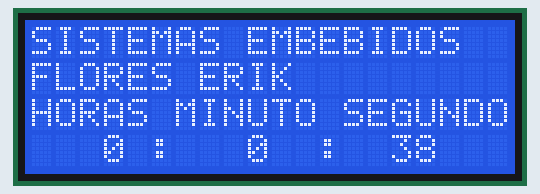
The sketch below on a simulated Arduino Uno, built with avr-gcc and run on an emulated ATmega328P. Parts: 20×4 character LCD.

Above: at 0.68 s.
At 5.68 s:
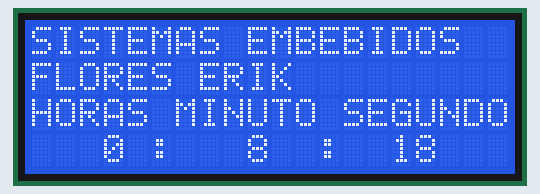
At 10.32 s:
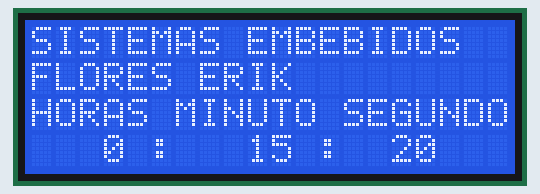
At 20.06 s:
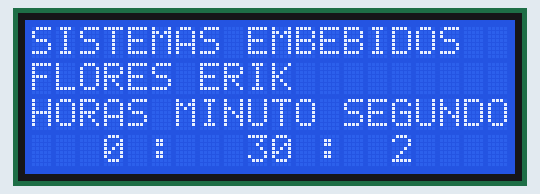
At 29.8 s:
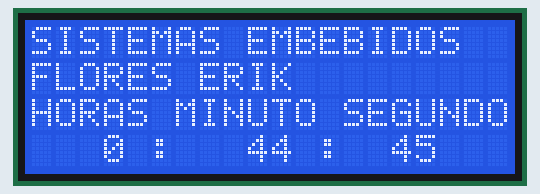
At 39.53 s:
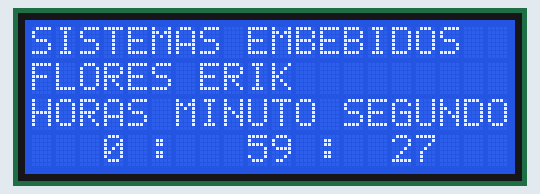

The sketch:

FloresERik_DEBER4_3.ino
```cpp
/*
 * CAPITULO IV: PERIFÉRICOS ESPECIALES
 * CÓDIGO 18: Uso del TIMER 2.
 * OBJETIVO: Reloj con TIMER 2.
 * Nombre: Erik Flores.
 * Funciones:
 *            MsTimer2::set(1000,flash); //1s
 *            MsTimer2::start();
 *            MsTimer2::stop();
  */
#include <MsTimer2.h>
#include <LiquidCrystal.h>
LiquidCrystal lcd (13,12,11,10,9,8);        //Definir las variables de la LCD;
int segundos=0;                             //Variable de s
int minutos=0;                              //Varibale de m
int horas=0;                                //Varibale de h
void setup() {
  lcd.begin(20,4);                          //Inicializa la LCD.
  MsTimer2::set(10,reloj);
  MsTimer2::start();
}

void loop() {
  // put your main code here, to run repeatedly:
}

void reloj()
{
  if(segundos<60)                         //Condicion de segundos
  {
    segundos++;                           //Incremento de variable
  }else{
    segundos=0;
    if(minutos<60)                        //Condicion de minutos
    {
      minutos++;                          //Incremento de variable
    }else{
      minutos=0;
      if(horas<24)                       //Condicion de horas
      {
        horas++;                          //Incremento de variable
      }else{
        horas=0;
      }
    }
  }
  lcd.clear();                            //Borra el anterior mensaje.
  lcd.setCursor(0,0);                     //Ubicacion en la LCD
  lcd.print("SISTEMAS EMBEBIDOS");        //Mensaje en la LCD
  lcd.setCursor(0,1);                     //Ubicacion en la LCD
  lcd.print("FLORES ERIK");               //Mensaje en la LCD
  lcd.setCursor(0,2);                     //Ubicacion en la LCD
  lcd.print("HORAS");                     //Mensaje en la LCD
  lcd.setCursor(6,2);                     //Ubicacion en la LCD
  lcd.print("MINUTO");                    //Mensaje en la LCD
  lcd.setCursor(13,2);                    //Ubicacion en la LCD
  lcd.print("SEGUNDO");                   //Mensaje en la LCD
  lcd.setCursor(3,3);                     //Ubicacion en la LCD
  lcd.print(horas);                       //Mensaje en la LCD
  lcd.setCursor(5,3);                     //Ubicacion en la LCD
  lcd.print(":");                         //Mensaje en la LCD
  lcd.setCursor(9,3);                     //Ubicacion en la LCD
  lcd.print(minutos);                     //Mensaje en la LCD
  lcd.setCursor(12,3);                    //Ubicacion en la LCD
  lcd.print(":");                         //Mensaje en la LCD
  lcd.setCursor(15,3);                    //Ubicacion en la LCD
  lcd.print(segundos);

}
```

Measured:
- what the display in image 0 shows lasts 0.4 s, from 0.5 s to 0.9 s
